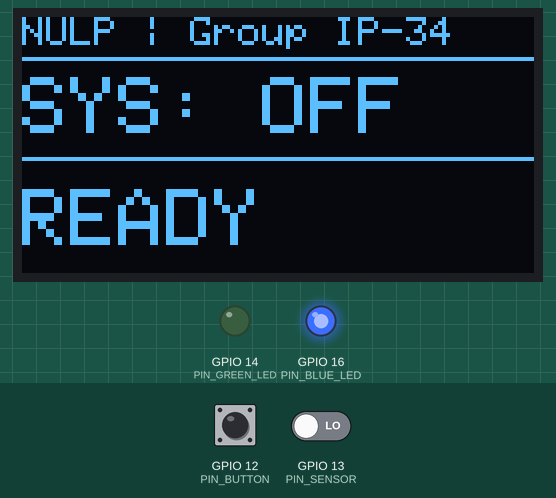
A sketch run on a simulated ESP32. Shown: 128×64 one-colour display, output pins drawn as LEDs (lit = HIGH). Inputs (shaded band) come from the test bench; at power-on: GPIO 12 (PIN_BUTTON) HIGH, GPIO 13 (PIN_SENSOR) LOW.

Above: at 1.2 s.
1.3 s: GPIO 12 (PIN_BUTTON) pulled LOW for 0.15 s
At 1.7 s:
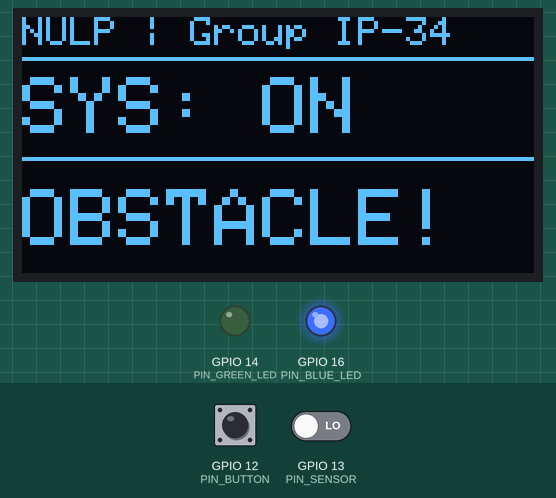
2.9 s: GPIO 13 (PIN_SENSOR) driven HIGH
At 3.5 s:
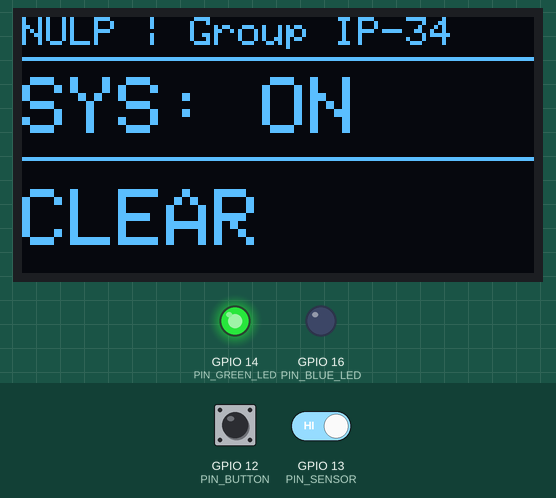
4.4 s: GPIO 12 (PIN_BUTTON) pulled LOW for 1 s
At 5.3 s:
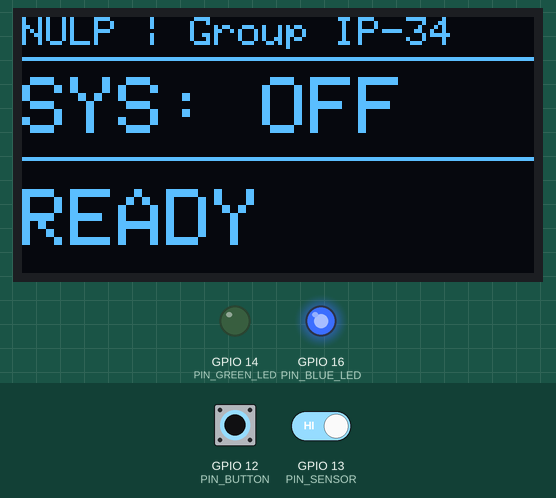
6.9 s: GPIO 12 (PIN_BUTTON) pulled LOW for 3.2 s
At 8.4 s:
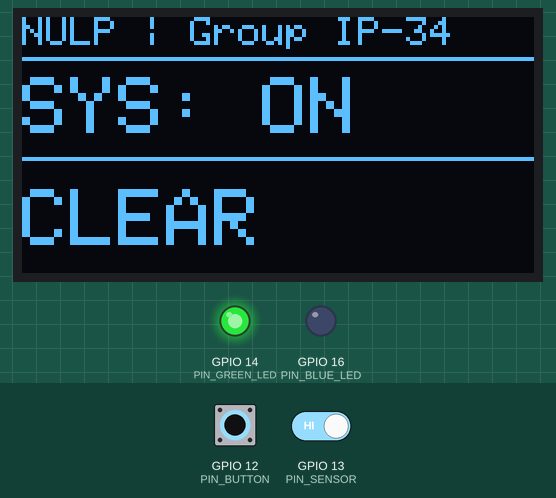
11.6 s: GPIO 13 (PIN_SENSOR) driven LOW
At 12.5 s:
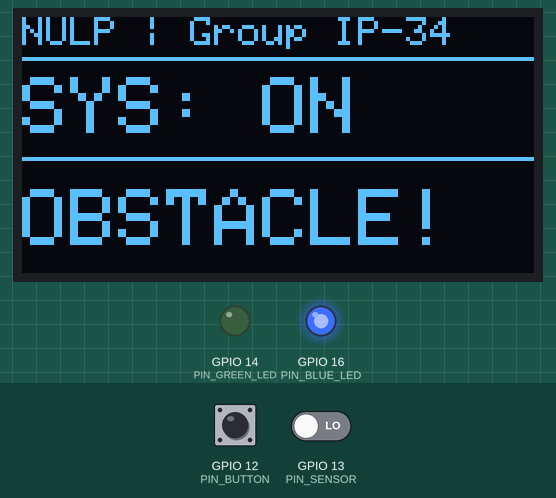
Timing chart, 0 to 14.1 s (numbered marks = the images above; inputs shaded):
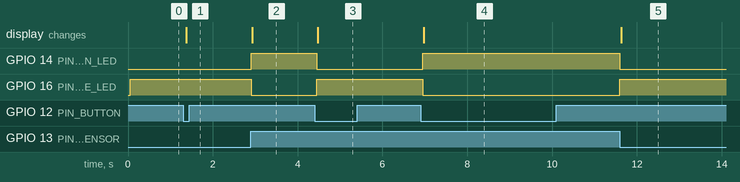

The sketch:

main.ino
```cpp
#include <Wire.h>
#include <Adafruit_GFX.h>
#include <Adafruit_SSD1306.h>

#define PIN_BUTTON     12
#define PIN_SENSOR     13
#define PIN_GREEN_LED  14
#define PIN_BLUE_LED   16
#define OLED_SDA       4
#define OLED_SCL       5

#define SCREEN_WIDTH 128
#define SCREEN_HEIGHT 64

Adafruit_SSD1306 display(SCREEN_WIDTH, SCREEN_HEIGHT, &Wire, -1);

bool systemActive = false;
bool buttonState = HIGH;
bool lastButtonReading = HIGH;
unsigned long lastDebounceTime = 0;
const unsigned long debounceDelay = 50;

String currentSysMode = "";
String currentSensorStatus = "";

void updateDisplayIfNeeded(String sysMode, String sensorStatus);

void setup() {
  Serial.begin(115200);
  Wire.begin(OLED_SDA, OLED_SCL);

  pinMode(PIN_GREEN_LED, OUTPUT);
  pinMode(PIN_BLUE_LED, OUTPUT);
  pinMode(PIN_BUTTON, INPUT_PULLUP);

  pinMode(PIN_SENSOR, INPUT);

  if (!display.begin(SSD1306_SWITCHCAPVCC, 0x3C)){
    Serial.println(F("SSD1306 allocation failed"));
    for(;;);
  }

  updateDisplayIfNeeded("OFF", "READY");
}

void loop() {
  bool curReading = digitalRead(PIN_BUTTON);

  if (curReading != lastButtonReading){
    lastDebounceTime = millis();
  }

  if ((millis() - lastDebounceTime) > debounceDelay){
    if (curReading != buttonState){
      buttonState = curReading;

      if (buttonState == LOW){
        systemActive = !systemActive;
      }
    }
  }
  lastButtonReading = curReading;

  String displaySysMode = "";
  String displaySensorStatus = "";

  if (systemActive){
    displaySysMode = "ON";

    bool isObstacle = (digitalRead(PIN_SENSOR)==LOW);

    if (isObstacle){
      digitalWrite(PIN_GREEN_LED, LOW);
      digitalWrite(PIN_BLUE_LED, HIGH);
      displaySensorStatus = "OBSTACLE!";
    } else {
      digitalWrite(PIN_GREEN_LED, HIGH);
      digitalWrite(PIN_BLUE_LED, LOW);
      displaySensorStatus = "CLEAR";
    }
  } else {
    digitalWrite(PIN_GREEN_LED, LOW);
    digitalWrite(PIN_BLUE_LED, HIGH);
    displaySysMode = "OFF";
    displaySensorStatus = "READY";
  }

  updateDisplayIfNeeded(displaySysMode, displaySensorStatus);
}

void updateDisplayIfNeeded(String sysMode, String sensorStatus) {
  if (sysMode == currentSysMode && sensorStatus == currentSensorStatus) {
    return;
  }

  currentSysMode = sysMode;
  currentSensorStatus = sensorStatus;

  display.clearDisplay();
  display.setTextColor(SSD1306_WHITE);
  display.setTextSize(1);
  display.setCursor(0, 0);
  display.print("NULP | Group IP-34"); //
  display.drawLine(0, 10, 128, 10, SSD1306_WHITE);

  display.setTextSize(2);
  display.setCursor(0, 15);
  display.print("SYS: ");
  display.println(sysMode);

  display.drawLine(0, 35, 128, 35, SSD1306_WHITE);

  display.setCursor(0, 43);
  display.println(sensorStatus);
  display.display();
}
```

Measured:
- after the input at 1.3 s, the display: changes after 0.08 s (image 1)
- after the input at 2.9 s, GPIO 14 (PIN_GREEN_LED): LOW → HIGH at once; GPIO 16 (PIN_BLUE_LED): HIGH → LOW at once; the display: changes at once (image 2)
- after the input at 4.4 s, GPIO 14 (PIN_GREEN_LED): HIGH → LOW after 0.05 s; GPIO 16 (PIN_BLUE_LED): LOW → HIGH after 0.05 s; the display: changes after 0.08 s (image 3)
- after the input at 6.9 s, GPIO 14 (PIN_GREEN_LED): LOW → HIGH after 0.05 s; GPIO 16 (PIN_BLUE_LED): HIGH → LOW after 0.05 s; the display: changes after 0.08 s (image 4)
- after the input at 11.6 s, GPIO 14 (PIN_GREEN_LED): HIGH → LOW at once; GPIO 16 (PIN_BLUE_LED): LOW → HIGH at once; the display: changes at once (image 5)
